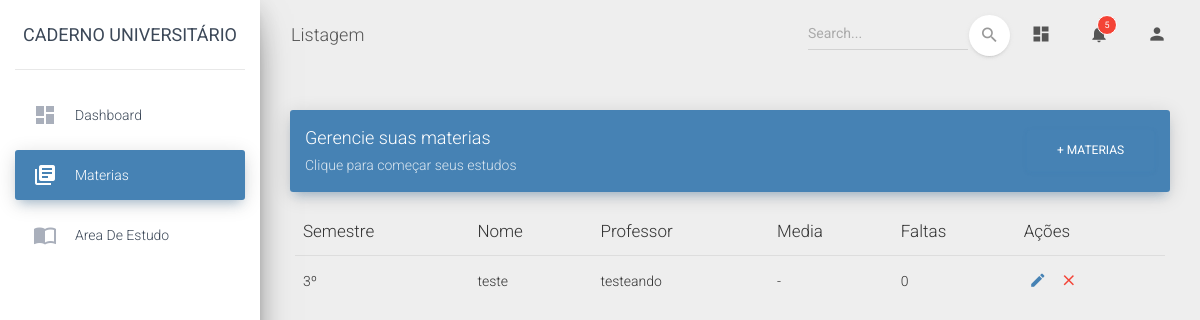
The page /index.php/materias on the database as committed earlier.
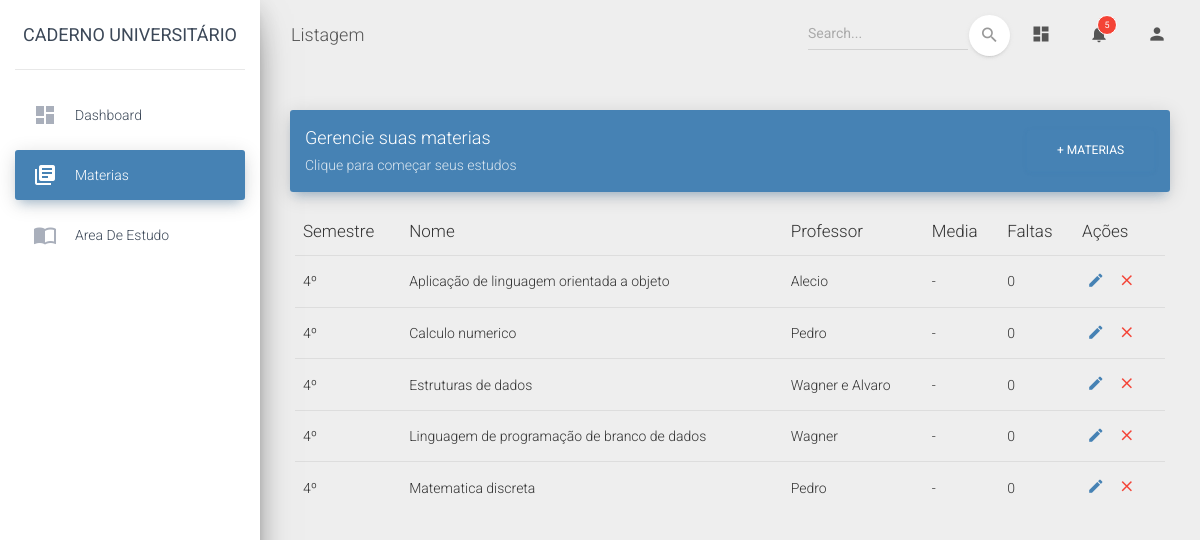
The same page on the database as committed later.
### tables this page shows
CREATE TABLE `materias` (
  `id` int(11) NOT NULL,
  `nome` varchar(255) DEFAULT NULL,
  `semestre` int(2) DEFAULT NULL,
  `prof` varchar(255) DEFAULT NULL,
  `data_inclusao` int(12) DEFAULT NULL,
  `data_alteracao` int(12) DEFAULT NULL
);

### application/controllers/materias.php (called while the page is built, shortened)
<?php
class Materias extends MY_Controller {
	function __construct(){
		$this->load->model('materias_model');
		$this->load->library('form_validation');
		$this->load->helper(['url', 'form']);
	}
	public function index(){
		$data = [
			'title'=>[
				'menu' => 'Materias',
				'page' => 'Listagem'
			],
			'materias' => $this->materias_model->get(),
		];
		$this->load->view('materias/materias', $data);
	}
}

### index.php (called while the page is built, shortened)
<?php
require_once BASEPATH.'core/CodeIgniter.php';

### application/models/materias_model.php (called while the page is built, shortened)
<?php
class materias_model extends CI_Model {
	public function get(){
		$query = $this->db->get('materias');
		return $query->result();
	}
}

### application/views/materias/materias.php (the view, shortened to what this page needs)
<?php $this->load->view('menu/header', $title) ?>
<div class="content">
    <div class="col-md-12">
	    <div class="card card-plain">
	        <div class="card-header card-header-primary">
	            <a href="materias/adicionar" type="submit" class="btn btn-primary pull-right">+ Materias</a>
	            <h4 class="card-title mt-0"> Gerencie suas materias</h4>
	            <p class="card-category"> Clique para começar seus estudos</p>
	        </div>
	        <div class="card-body">
	        	<div class="table-responsive">
	    	        <table class="table table-hover">
	              		<thead class="">
	                		<th class="td-center">
	                  			Semestre
	                		</th>
	                		<th class="td-center">
	                  			Nome
	                		</th>
	                		<th class="td-center">
	                  			Professor
	                		</th>
	                		<th class="td-center">
	                  			Media
	                		</th>
	                		<th class="td-center">
	                  			Faltas
	                		</th>
	                		<th class="td-center">
	                  			Ações
	                		</th>
	              		</thead>
	              		<tbody>
	              			<?php foreach ($materias as $materia) { ?>
	                    	<tr onclick="location.href = '<?php echo base_url('GerenciarMaterias/dashboard/').$materia->id ?>'" style="cursor: pointer;">
	                          	<td class="td-center">
	                            	<?php echo $materia->semestre?>º
	                          	</td>
	                          	<td class="td-center">
	                            	<?php echo $materia->nome ?>
	                          	</td>
	                          	<td class="td-center">
	                           		<?php echo $materia->prof ?>
	                         	</td>
	                         	<td class="td-center">
	                           		-
	                         	</td>
	                         	<td class="td-center">
	                           		0
	                         	</td>
	                          	<td class="td-actions td-center">
                              		<a href="materias/editar/<?php echo $materia->id ?>"><button type="button" rel="tooltip" title="Editar" class="btn btn-primary btn-link btn-sm">
                                		<i class="material-icons">edit</i>
                              		</button></a>
                              		<a href="materias/excluir/<?php echo $materia->id ?>"><button type="button" rel="tooltip" title="Remover" class="btn btn-danger btn-link btn-sm">
                                		<i class="material-icons">close</i>
                              		</button></a>
                            	</td>
	                    	</tr>
	                        <?php } ?>
	              		</tbody>
	                </table>
	            </div>
	        </div>
        </div>
    </div>
</div>
<?php $this->load->view('menu/footer') ?>

### application/views/menu/header.php (shortened to what this page needs)
<!DOCTYPE html>
<html lang="en">
<head>
  <link rel="stylesheet" href="https://maxcdn.bootstrapcdn.com/font-awesome/latest/css/font-awesome.min.css">
  <link href="<?php echo base_url("assets/css/material-dashboard.css") ?> " rel="stylesheet" />
  <link href="<?php echo base_url("assets/css/jquery.dataTables.min.css") ?> " rel="stylesheet" />
</head>
<body class="">
  <div class="wrapper ">
    <div class="sidebar" data-color="purple" data-background-color="white">
      <div class="logo">
        <a href="<?php echo base_url('home') ?>" class="simple-text logo-normal">
          CADERNO UNIVERSITÁRIO
        </a>
      </div>
      <div class="sidebar-wrapper">
        <ul class="nav">
          <li class="nav-item <?php echo $title['menu'] == 'home' ? 'active': ''?>">
            <a class="nav-link" href="<?php echo base_url('home')?>">
              <i class="material-icons">dashboard</i>
              <p>Dashboard</p>
            </a>
          </li>
          <li class="nav-item <?php echo $title['menu'] == 'Materias' ? 'active': ''?>">
            <a class="nav-link" href="<?php echo base_url('materias')?>">
              <i class="material-icons">library_books</i>
              <p>Materias</p>
            </a>
          </li>
          <li class="nav-item <?php echo $title['menu'] == 'Area de estudo' ? 'active': ''?>">
            <a class="nav-link" href="<?php echo base_url('areaDeEstudo')?>">
              <i class="material-icons">import_contacts</i>
              <p>Area de Estudo</p>
            </a>
          </li>
        </ul>
      </div>
    </div>
    <div class="main-panel">
<?php $this->load->view('menu/navigation'); ?>

### application/views/menu/navigation.php (shortened to what this page needs)
<nav class="navbar navbar-expand-lg navbar-transparent navbar-absolute fixed-top ">
  <div class="container-fluid">
    <div class="navbar-wrapper">
      <a class="navbar-brand"><?php echo $title['page'] ?></a>
    </div>
    <div class="collapse navbar-collapse justify-content-end">
      <form class="navbar-form">
        <div class="input-group no-border">
          <input type="text" value="" class="form-control" placeholder="Search...">
          <button type="submit" class="btn btn-white btn-round btn-just-icon">
            <i class="material-icons">search</i>
            <div class="ripple-container"></div>
          </button>
        </div>
      </form>
      <ul class="navbar-nav">
        <li class="nav-item">
          <a class="nav-link" href="#pablo">
            <i class="material-icons">dashboard</i>
          </a>
        </li>
        <li class="nav-item dropdown">
          <a class="nav-link" href="http://example.com" id="navbarDropdownMenuLink" data-toggle="dropdown" aria-haspopup="true" aria-expanded="false">
            <i class="material-icons">notifications</i>
            <span class="notification">5</span>
          </a>
        </li>
        <li class="nav-item dropdown">
          <a class="nav-link" href="#pablo" id="navbarDropdownProfile" data-toggle="dropdown" aria-haspopup="true" aria-expanded="false">
            <i class="material-icons">person</i>
          </a>
        </li>
      </ul>
    </div>
  </div>
</nav>

### application/views/menu/footer.php (shortened to what this page needs)
</body>
</html>

Rows that differ between the two databases and show on the page:
removed materias: semestre "3", nome "teste", prof "testeando"
added materias: semestre "4", nome "Aplicação de linguagem orientada a objeto", prof "Alecio"
added materias: semestre "4", nome "Calculo numerico", prof "Pedro"
added materias: semestre "4", nome "Estruturas de dados", prof "Wagner e Alvaro"
added materias: semestre "4", nome "Linguagem de programação de branco de dados", prof "Wagner"
added materias: semestre "4", nome "Matematica discreta", prof "Pedro"
